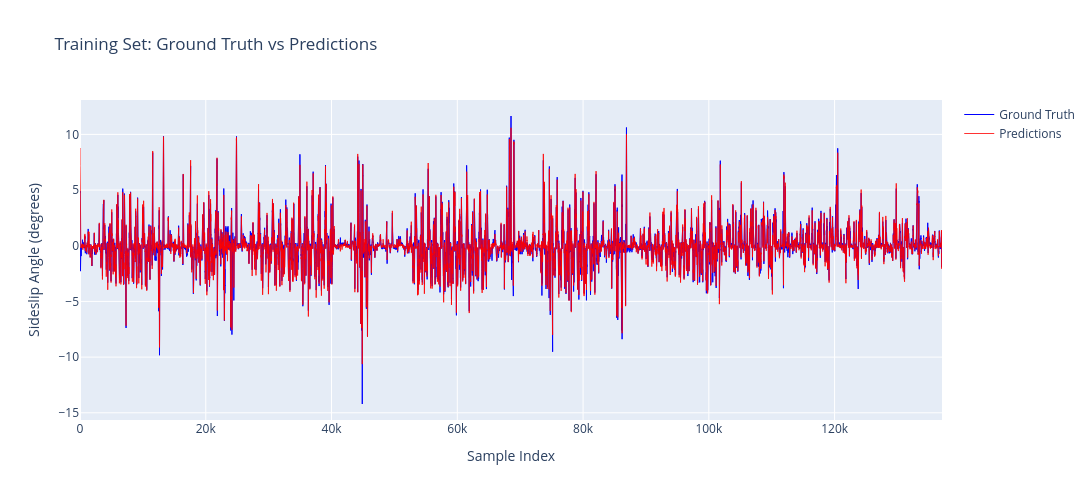

This figure's notebook cell:
### Code cell
# ========== VISUALIZE TRAINING PREDICTIONS ==========
print("\n" + "="*80)
print("📊 LOADING COMPLETE TRAINING DATA FOR VISUALIZATION")
print("="*80)

# Load complete training data WITHOUT shuffling for visualization
# This uses the SAME pipeline to ensure consistent preprocessing
train_loader_unshuffled = load_test_data(
    test_path="../datasets_challenge/train",
    batchsize=512,
    pipeline=pipeline,
    load_anonymized_data=False  # Training data has real sideSlip labels
)

print(f"✅ Unshuffled train loader created")
print(f"   Batches: {len(train_loader_unshuffled)}")

# Set model to evaluation mode
model.eval()

# Storage for predictions and ground truth
total_loss = 0  
preds = []
ground_truths = []

# Generate predictions for all training data
with torch.no_grad():
    for step, (x, y) in enumerate(train_loader_unshuffled):
        X, y = x.to(device), y.to(device).reshape([len(y), 1])

        pred, _ = model(X)
        loss = criterion(pred, y)
        total_loss += loss.item()
        
        # Store predictions and ground truth
        preds.append(pred.reshape(-1).cpu().numpy())
        ground_truths.append(y.reshape(-1).cpu().numpy())

    print(f"\n📈 Training Set MAE: {total_loss/(step+1):.5f}°")
    
    # Concatenate all batches into single arrays
    ground_truths = np.concatenate(ground_truths)
    preds = np.concatenate(preds)

# Create interactive plot
fig = go.Figure()
fig.add_trace(go.Scatter(y=ground_truths, mode='lines', name='Ground Truth', line=dict(color='blue', width=1)))
fig.add_trace(go.Scatter(y=preds.flatten(), mode='lines', name='Predictions', line=dict(color='red', width=1), opacity=0.8))
fig.update_layout(
    title='Training Set: Ground Truth vs Predictions',
    xaxis_title='Sample Index',
    yaxis_title='Sideslip Angle (degrees)',
    width=1200,
    height=500,
    hovermode='x unified'
)
fig.show()

print(f"\n📊 Prediction Statistics:")
print(f"  - Samples: {len(preds):,}")
print(f"  - Ground Truth Range: [{ground_truths.min():.2f}°, {ground_truths.max():.2f}°]")
print(f"  - Prediction Range: [{preds.min():.2f}°, {preds.max():.2f}°]")
print(f"  - MAE: {np.mean(np.abs(ground_truths - preds.flatten())):.5f}°")
print("="*80)

### Figure 1 — Plotly figure (JSON) as saved in the notebook; plotly's stock layout.template omitted (floating-point values rounded to 4 significant figures; data arrays with more than 128 entries replaced by an {"elided": "..."} marker saying what was removed)
{"data": [{"line": {"color": "blue", "width": 1}, "mode": "lines", "name": "Ground Truth", "type": "scatter", "y": {"elided": "137080 float values"}}, {"line": {"color": "red", "width": 1}, "mode": "lines", "name": "Predictions", "opacity": 0.8, "type": "scatter", "y": {"elided": "137080 float values"}}], "layout": {"height": 500, "hovermode": "x unified", "title": {"text": "Training Set: Ground Truth vs Predictions"}, "width": 1200, "xaxis": {"title": {"text": "Sample Index"}}, "yaxis": {"title": {"text": "Sideslip Angle (degrees)"}}}}
